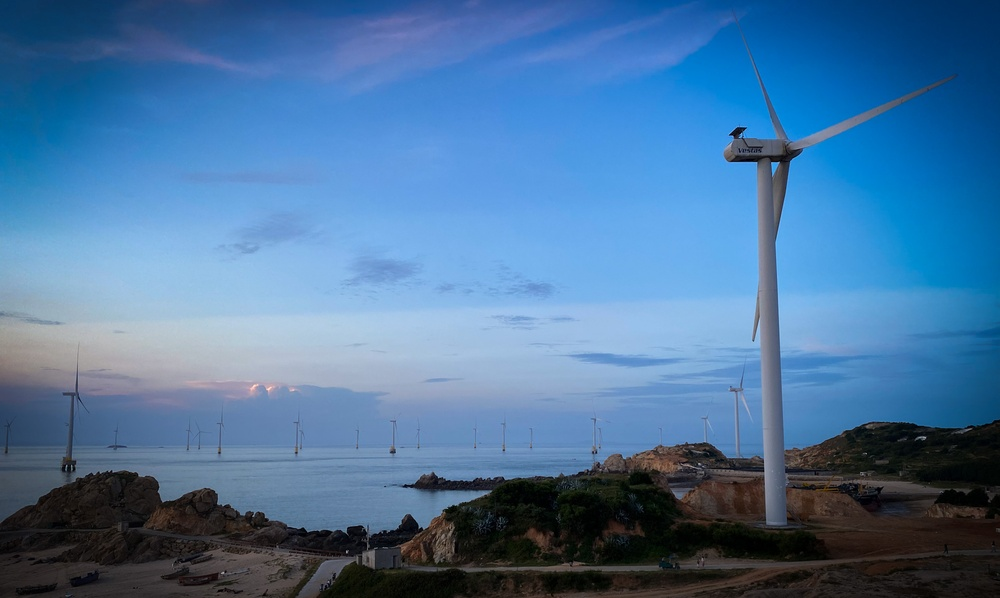
#> input picture IMG_01.JPG, 1000 x 598 px, shrunk from 2048 x 1224 before the run, found by its file name
$ python test_09.2.py
#> lines starting #> are read from the running program, lines starting #| are printed output that depends on the picture
import cv2 as cv
import numpy as np

img = cv.imread("IMG_01.jpg")
#> img is the input picture: shape (598, 1000, 3); mean B, G, R 158.2, 116.8, 73.8

rows, cols = img.shape[:2]  # get inverse parameters
#> rows = 598; cols = 1000
M = np.float32([[1, 0, 100], [0, 1, 50]]) # 1 argument with 2 rows
dst = cv.warpAffine(img, M, (cols, rows))  # write forward parameters
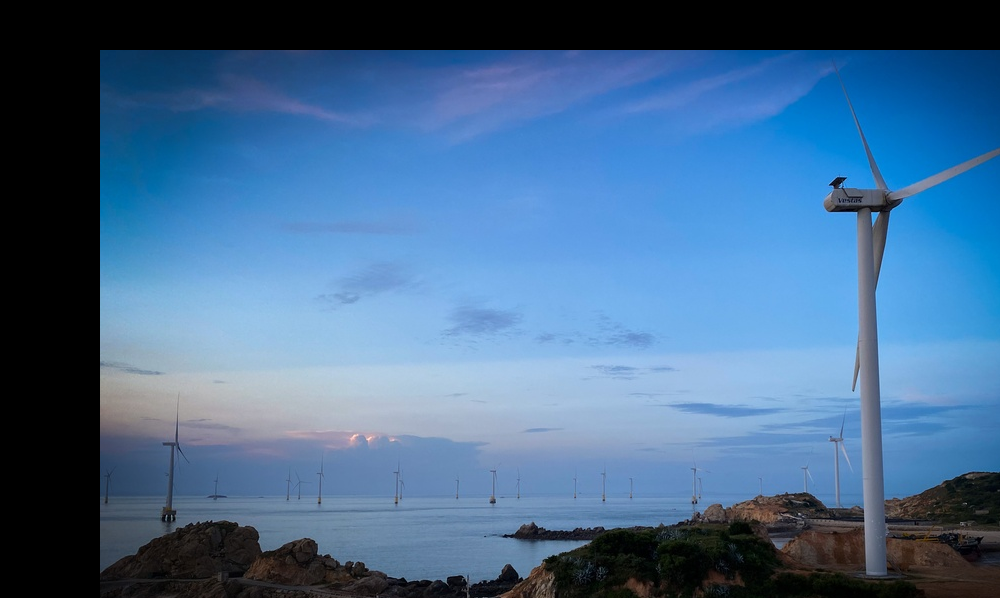
#> dst: shape (598, 1000, 3); mean B, G, R 144.1, 106.6, 69.2

cv.imshow('dst', dst)
cv.waitKey(0)
